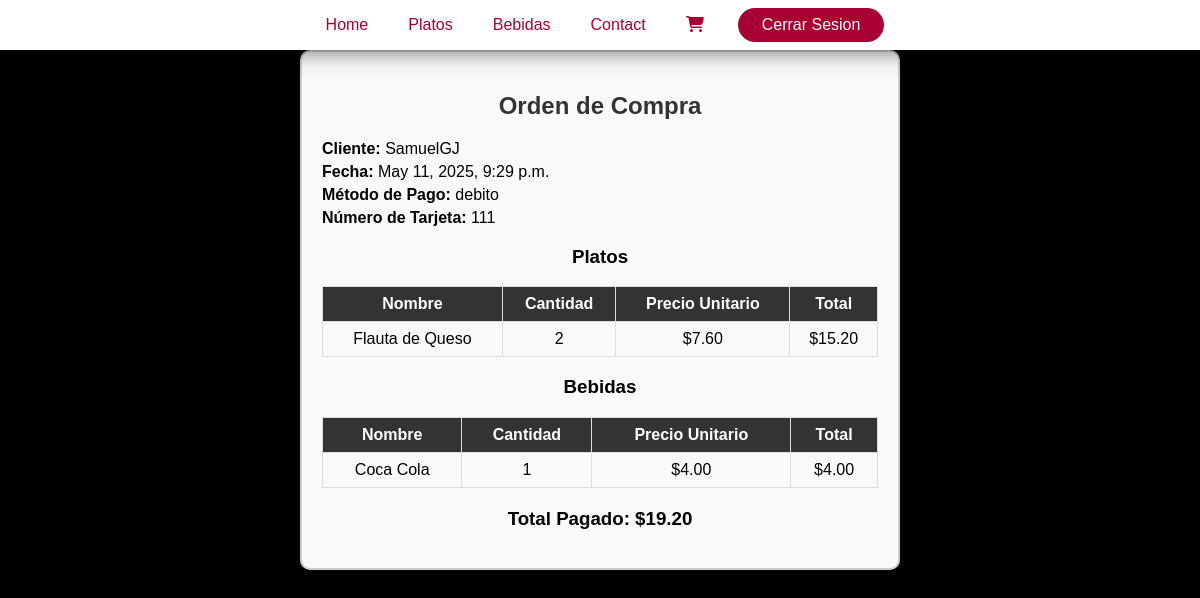
Page /orden/orden/4/ (signed in) on the committed database.
### orden/models.py (models this page shows)
class Orden(models.Model):
    METODO_PAGO_CHOICES = [
        ('CREDITO', 'Tarjeta de Crédito'),
        ('DEBITO', 'Tarjeta de Débito'),
    ]
    usuario = models.ForeignKey(settings.AUTH_USER_MODEL, on_delete=models.CASCADE)
    monto_total = models.DecimalField(max_digits=10, decimal_places=2)
    metodo_pago = models.CharField(max_length=20, choices=METODO_PAGO_CHOICES)
    numero_tarjeta = models.CharField(max_length=16)
    fecha_creacion = models.DateTimeField(auto_now_add=True)

class OrdenPlato(models.Model):
    orden = models.ForeignKey(Orden, on_delete=models.CASCADE)
    plato = models.ForeignKey(Plato, on_delete=models.CASCADE)
    cantidad = models.PositiveIntegerField()
    @property
    def total(self):
        return self.cantidad * self.plato.precio

class OrdenBebida(models.Model):
    orden = models.ForeignKey(Orden, on_delete=models.CASCADE)
    bebida = models.ForeignKey(Bebida, on_delete=models.CASCADE)
    cantidad = models.PositiveIntegerField()
    @property
    def total(self):
        return self.cantidad * self.bebida.precio

### usuario/models.py (models this page shows, shortened)
class Usuario(AbstractUser):
    email = models.EmailField(max_length=50, unique=True)
    numDocumento = models.CharField(max_length=10, unique=True)
    celular = models.CharField(max_length=10)
    direccion = models.CharField(max_length=100)
    USERNAME_FIELD = "email"
    REQUIRED_FIELDS = ["numDocumento", "username"]

### menu/models.py (models this page shows, shortened)
class Plato(models.Model):
    idPlato = models.CharField(max_length=30, primary_key= True)
    nombre = models.CharField(max_length=100)
    descripcion = models.TextField()
    precio = models.FloatField()
    categoria = models.CharField(max_length=20, choices=[('Combo', 'Combo'), ('Plato Fuerte', 'Plato Fuerte')])
    imagen = models.ImageField(upload_to='plato/', blank=True, null=True)

class Bebida(models.Model):
    idBebida = models.CharField(max_length=30, primary_key= True)
    nombre = models.CharField(max_length=100)
    descripcion = models.TextField()
    precio = models.FloatField()
    categoria = models.CharField(max_length=20, choices=[('Gaseosa', 'Gaseosa'), ('Agua', 'Agua')])
    cantidad = models.CharField(max_length=10, choices=[('237 ml', '237 ml'), ('280 ml', '280 ml')])
    imagen = models.ImageField(upload_to='bebida/', blank=True, null=True)

### orden/views.py (the view)
# urls.py: path('orden/<int:orden_id>/', DetalleOrdenView.as_view(), name='detalle_orden'),
class DetalleOrdenView(View):
    @method_decorator(login_required)
    def get(self, request, orden_id, *args, **kwargs):
        print(f"Mostrando orden con ID: {orden_id}")  # Debug
        try:
            orden = Orden.objects.get(id=orden_id, usuario=request.user)
        except Orden.DoesNotExist:
            print("Error: Orden no encontrada")  # Debug
            return redirect('ver_carrito')
        return render(request, 'orden.html', {'orden': orden})

### usuario/context_processors.py (called while the page is built)
def base_template(request):
    if request.user.is_authenticated:
        return {'base_template': 'base_loged.html'}
    return {'base_template': 'base.html'}

### orden/templates/orden.html (shortened to what this page needs)
{% extends 'base_loged.html' %}
{% load static %}
{% load tz %}
{% load humanize %}
{% block content %}
<head>
</head>
<body>
    <div class="orden-container">
        <h2>Orden de Compra</h2>
        <div class="orden-info">
            <p><strong>Cliente:</strong> {{ orden.usuario.username }}</p>
            <p><strong>Fecha:</strong> {% localtime on %}{{ orden.fecha_creacion|date:"F j, Y, g:i a" }}{% endlocaltime %}</p>
            <p><strong>Método de Pago:</strong> {{ orden.get_metodo_pago_display }}</p>
            <p><strong>Número de Tarjeta:</strong> {{ orden.numero_tarjeta }}</p>
        </div>
        <h3>Platos</h3>
        <table>
            <tr>
                <th>Nombre</th>
                <th>Cantidad</th>
                <th>Precio Unitario</th>
                <th>Total</th>
            </tr>
            {% for item in orden.ordenplato_set.all %}
            <tr>
                <td>{{ item.plato.nombre }}</td>
                <td>{{ item.cantidad }}</td>
                <td>${{ item.plato.precio|floatformat:2 }}</td>
                <td>${{ item.total|floatformat:2 }}</td>
            </tr>
            {% endfor %}
        </table>
        <h3>Bebidas</h3>
        <table>
            <tr>
                <th>Nombre</th>
                <th>Cantidad</th>
                <th>Precio Unitario</th>
                <th>Total</th>
            </tr>
            {% for item in orden.ordenbebida_set.all %}
            <tr>
                <td>{{ item.bebida.nombre }}</td>
                <td>{{ item.cantidad }}</td>
                <td>${{ item.bebida.precio|floatformat:2 }}</td>
                <td>${{ item.total|floatformat:2 }}</td>
            </tr>
            {% endfor %}
        </table>
        <h3 class="total">Total Pagado: ${{ orden.monto_total }}</h3>
    </div>
</body>
{% endblock %}

### taco_factory/static/base/styles.css (style rules this page uses)
body { margin: 0; font-family: sans-serif; box-sizing: border-box; background-color: #000; color: #fff; }
div, header, nav, ul, li, a, p, h1, h2, img { box-sizing: border-box; }

### orden/templates/orden.html (style rules this page uses)
body { color: black; }
.orden-container { max-width: 600px; margin: auto; padding: 20px; border: 2px solid #ccc; border-radius: 10px; background-color: #f9f9f9; text-align: center; }
h2 { color: #333; }
.orden-info { text-align: left; margin-top: 10px; }
.orden-info p { margin: 5px 0; }
table { width: 100%; border-collapse: collapse; margin-top: 15px; }
th, td { border: 1px solid #ddd; padding: 8px; text-align: center; color: black; }
th { background-color: #333; color: white; }
.total { font-weight: bold; margin-top: 20px; }

### rows in the picture
Orden: usuario.username "SamuelGJ", fecha_creacion "May 11, 2025, 9:29 p.m.", metodo_pago "debito", numero_tarjeta "111", monto_total "19.20"
OrdenPlato: plato.nombre "Flauta de Queso", cantidad "2", plato.precio "7.60", total "15.20"
OrdenBebida: bebida.nombre "Coca Cola", cantidad "1", bebida.precio "4.00", total "4.00"
